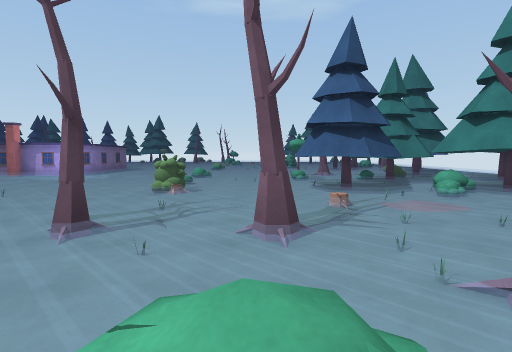
[1] (above)

24 first-person views from a walk through a Unity game level. The camera is 1.5 m above the floor, tilts 4° down and sees 80° across. The floor is counted in squares, 2 m on a side. Each view is taken from the middle of a square. On the plan, view 1 faces up. The plan holds only what a view shows up to about 10 squares ahead; the rest is blank. The place goes on beyond the plan. Some animated figures are not drawn.

[2]
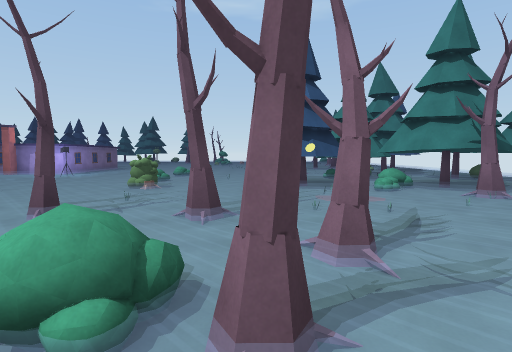

[3]
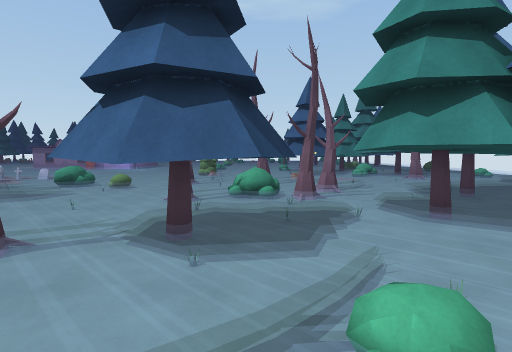

[4]
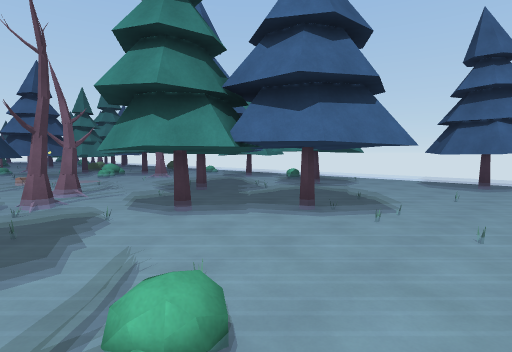

[5]
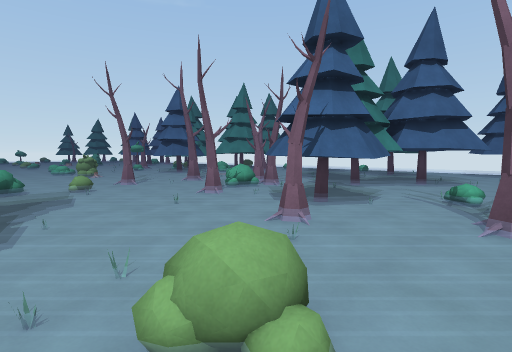

[6]
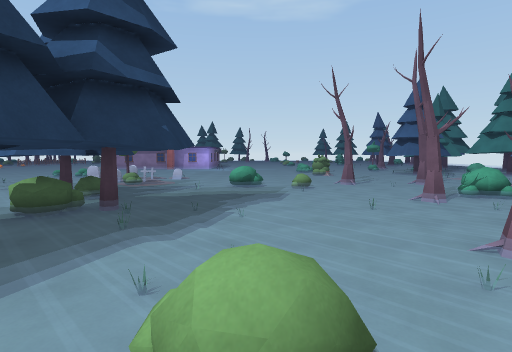

[7]
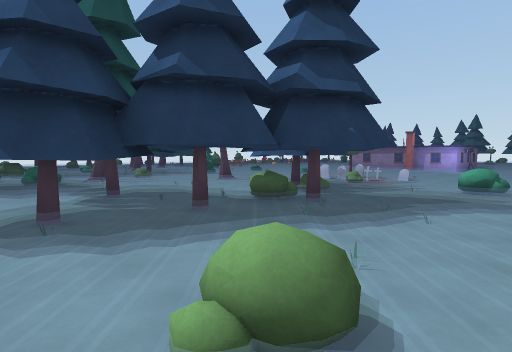

[8]
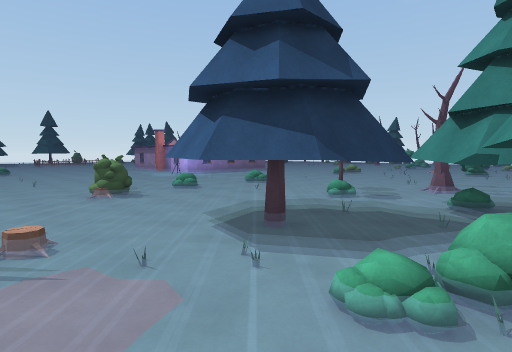

[9]
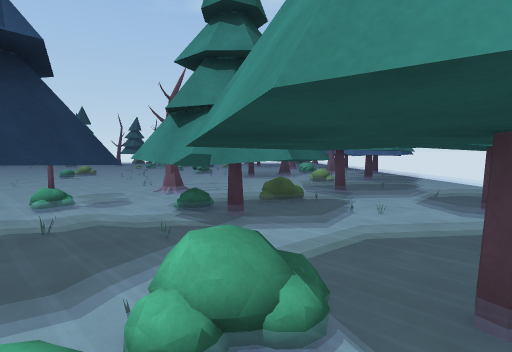

[10]
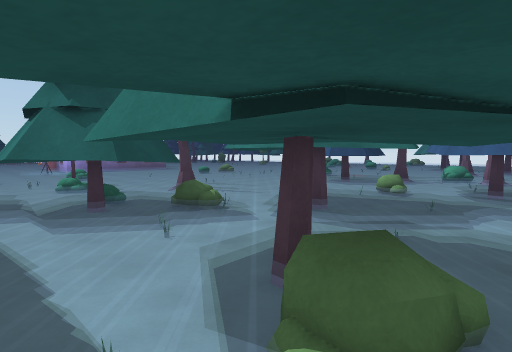

[11]
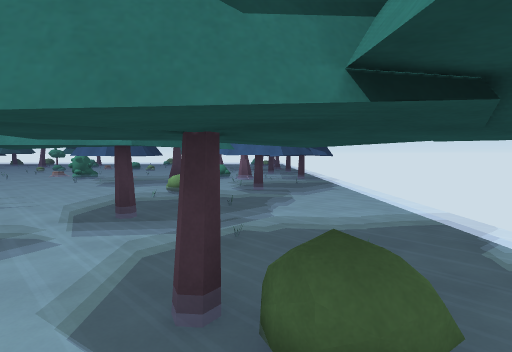

[12]
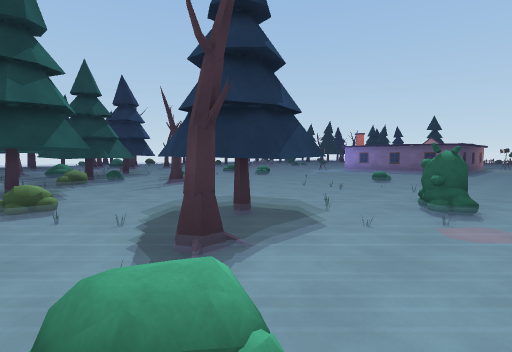

[13]
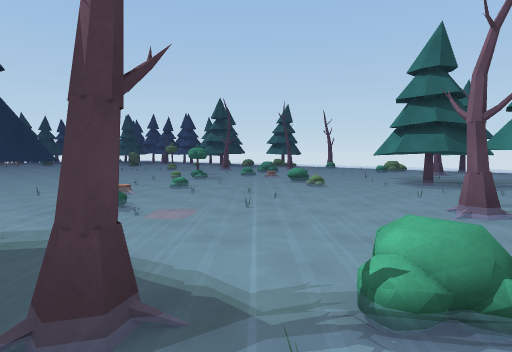

[14]
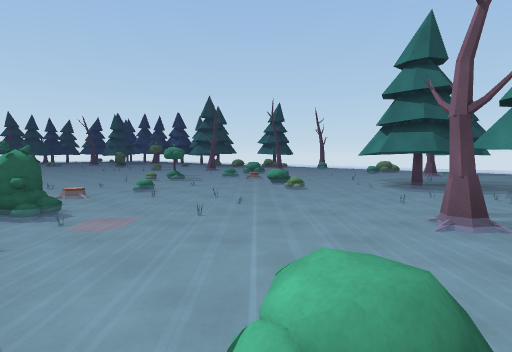

[15]
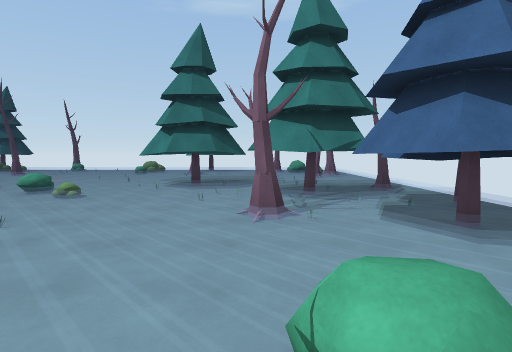

[16]
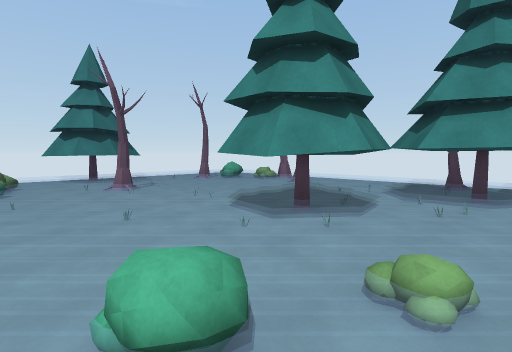

[17]
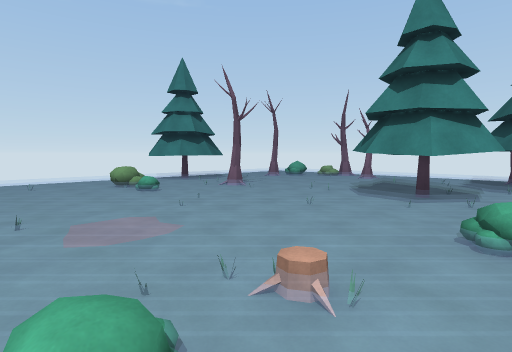

[18]
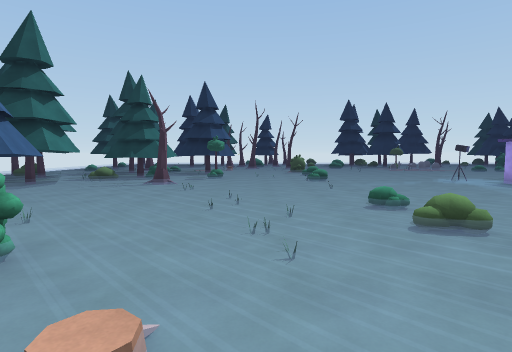

[19]
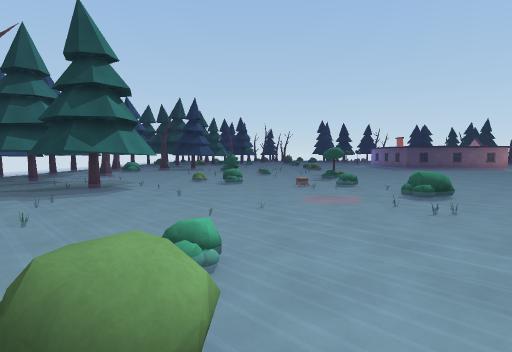

[20]
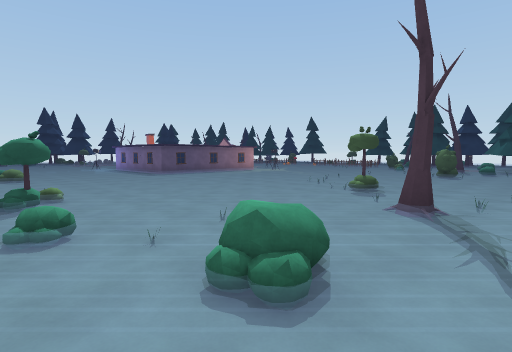

[21]
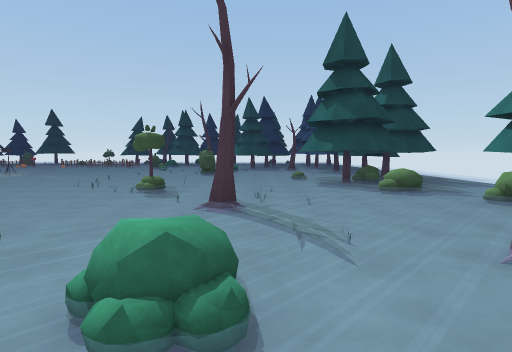

[22]
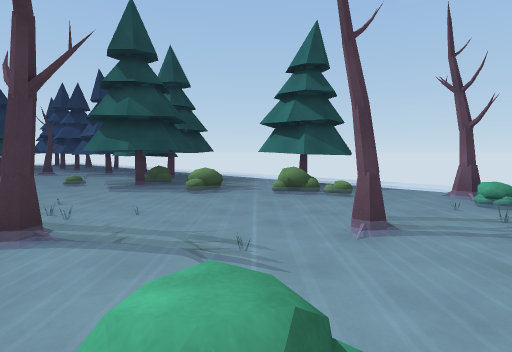

[23]
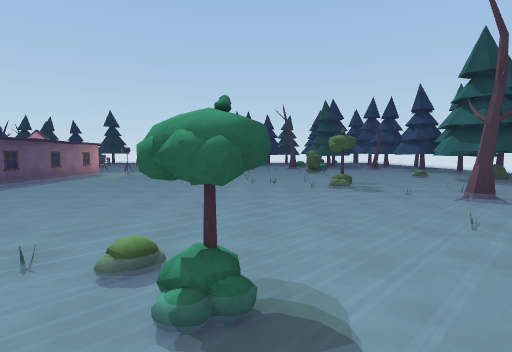

[24]
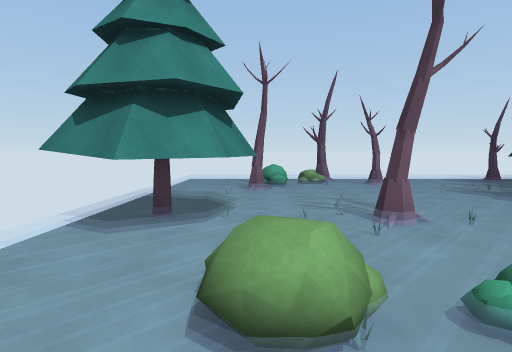

### Floor plan
Key: @ floor where view 1 was taken; # wall or solid block; x gap in a wall; . floor; / step, stairs or slope; = window, fence, low wall or low ledge; ^ raised ledge; T thing the floor can be seen under or through; O other object.
Columns run from 12 left of view 1 to 11 right of it. Each row starts with its distance up from view 1.
 39                 #
 38  ..    ..  ...... .....
 37  ....##..= .....##.....
 36  #...##.......=.....#/
 35  x..=................=
 34  #..=...........#.....
 33  #......#.............
 32 .....................#
 31 ......#..=.............
 30 .........=......###.....
 29 ................###.....
 28  ..#.............##.. ..
 27  .............=.....T ..
 26  .........#........#TT T
 25  ....................TT
 24  .....................T#
 23  ....................#
 22   ....................
 21   ..... ......#.....#
 20   ....  ..............
 19   ...   ........###.....
 18   OO    ........###..  .
 17        .............###.
 16       .............#.##.
 15      ...................
 14     O..........#...T ...
 13     ..............TTT...
 12           .......TTTT ..
 11          .......TTT  T#.
 10     .. .........TTT TT.
  9     ..........  TT   ..
  8      .........#####
  7      .........####
  6      ..............
  5      ..............
  4     ......#.........#
  3     ...=....#.......
  2     ..........#.....
  1  . ##.......=.....
  0 ..####.....#@#. ..
 -1 ....=##.......## ....#
 -2 ....#......# .###......
 -3 x##.......###...#. ....
 -4 .#  #................##
 -5 .. ##..^.............##
 -6     #...... .......

Positions as (right, up) in squares from view 1, and headings:
1: (0, 0), facing up
2: (1, -1), facing up
3: (0, -6), facing up
4: (0, -6), facing up-right
5: (-6, -6), facing up-right
6: (-5, -6), facing up
7: (-4, -6), facing up-left
8: (5, 5), facing up-left
9: (5, 6), facing up
10: (10, 9), facing up-left
11: (9, 9), facing up
12: (8, 22), facing down-left
13: (8, 19), facing up-left
14: (8, 20), facing up-left
15: (7, 20), facing up
16: (1, 26), facing up-right
17: (-2, 27), facing up-right
18: (0, 23), facing down
19: (1, 37), facing down
20: (-1, 32), facing down-left
21: (-1, 31), facing left
22: (-2, 30), facing up-left
23: (0, 26), facing left
24: (0, 36), facing right
